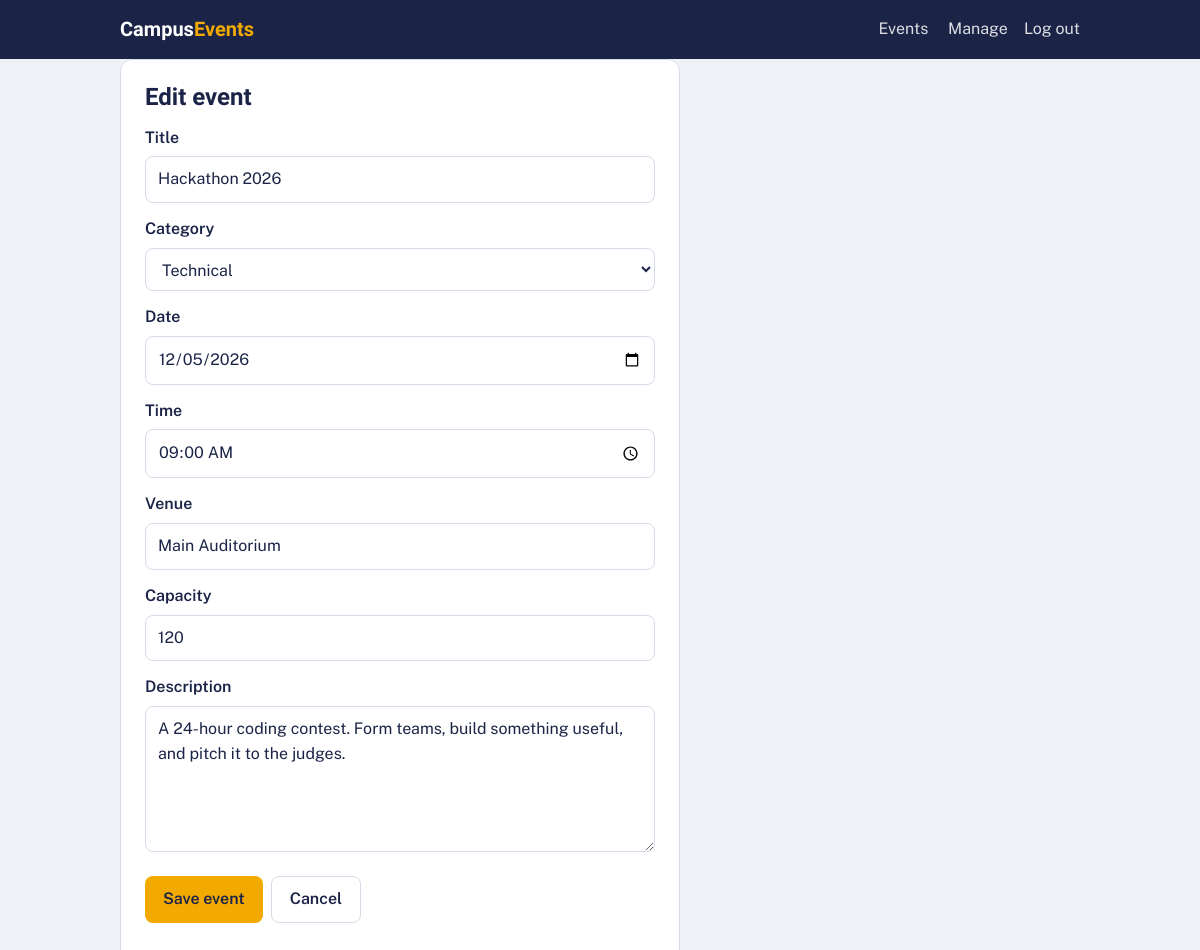
The app's page /admin/event/1/edit (signed in) with its own data.
### tables this page shows
CREATE TABLE events (
  id INTEGER PRIMARY KEY AUTOINCREMENT,
  title TEXT NOT NULL, category TEXT NOT NULL,
  date TEXT NOT NULL, time TEXT NOT NULL, venue TEXT NOT NULL,
  description TEXT, capacity INTEGER NOT NULL DEFAULT 100);

### app.py (the view, shortened to what this page needs)
@app.route("/admin/event/new", methods=["GET", "POST"])
@app.route("/admin/event/<int:eid>/edit", methods=["GET", "POST"])
@admin_required
def edit_event(eid=None):
    e = event_or_404(eid) if eid else None
    return render_template("form.html", e=e, categories=CATEGORIES)

### app.py (called while the page is built)
def db():
    if "db" not in g:
        g.db = sqlite3.connect(DB_PATH)
        g.db.row_factory = sqlite3.Row
        g.db.execute("PRAGMA foreign_keys = ON")
    return g.db

def admin_required(f):
    @wraps(f)
    def wrap(*a, **kw):
        if not session.get("admin"):
            return redirect(url_for("login", next=request.path))
        return f(*a, **kw)
    return wrap

def event_or_404(eid):
    e = db().execute("SELECT * FROM events WHERE id=?", (eid,)).fetchone()
    if not e: abort(404)
    return e

### templates/form.html
{% extends "base.html" %}{% block content %}
<div class="panel" style="max-width:560px"><h2>{{ 'Edit event' if e else 'Add event' }}</h2>
<form method="post">
<label for="t">Title</label><input id="t" name="title" value="{{ e.title if e }}" required>
<label for="c">Category</label><select id="c" name="category">{% for c in categories %}<option {{ 'selected' if e and e.category==c }}>{{ c }}</option>{% endfor %}</select>
<label for="d">Date</label><input id="d" name="date" type="date" value="{{ e.date if e }}" required>
<label for="tm">Time</label><input id="tm" name="time" type="time" value="{{ e.time if e }}" required>
<label for="v">Venue</label><input id="v" name="venue" value="{{ e.venue if e }}" required>
<label for="cp">Capacity</label><input id="cp" name="capacity" type="number" min="1" value="{{ e.capacity if e else 100 }}" required>
<label for="ds">Description</label><textarea id="ds" name="description" rows="5">{{ e.description if e }}</textarea>
<p class="row"><button class="btn">Save event</button><a class="btn ghost" href="{{ url_for('admin') }}">Cancel</a></p></form></div>{% endblock %}

### static/style.css (style rules this page uses)
:root { --bg:#eef2f6;--surface:#fff;--ink:#1b2447;--muted:#5b6485;--line:#d5dce8;--accent:#f2a900;--ok:#1d7a4d;--err:#b3261e;color-scheme:light }
* { box-sizing:border-box }
body { margin:0;background:var(--bg);color:var(--ink);font:16px/1.55 "Public Sans",system-ui,sans-serif }
h1,h2,h3 { font-family:"Bricolage Grotesque","Public Sans",system-ui,sans-serif;line-height:1.15;margin:0 0 .5em }
a { color:inherit }
input,select,textarea { font:inherit;color:inherit;background:var(--surface);border:1px solid var(--line);border-radius:8px;padding:10px 12px;width:100% }
.btn { display:inline-block;font:inherit;font-weight:600;border:0;border-radius:8px;padding:10px 18px;background:var(--accent);color:#1b2447;cursor:pointer;text-decoration:none }
.btn.ghost { background:transparent;color:var(--ink);border:1px solid var(--line) }
.panel { background:var(--surface);border:1px solid var(--line);border-radius:12px;padding:24px }
label { display:block;font-weight:600;margin:14px 0 6px }
.row { display:flex;gap:8px;flex-wrap:wrap }

### records on screen
events: title "Hackathon 2026", date "12/05/2026", time "09:00", venue "Main Auditorium", capacity "120", description "A 24-hour coding contest. Form teams, build something useful, and pitch it to the judges."

### other values on screen
{{ 'Edit event' if e else 'Add event' }} "Edit event"
form field category "Technical"
